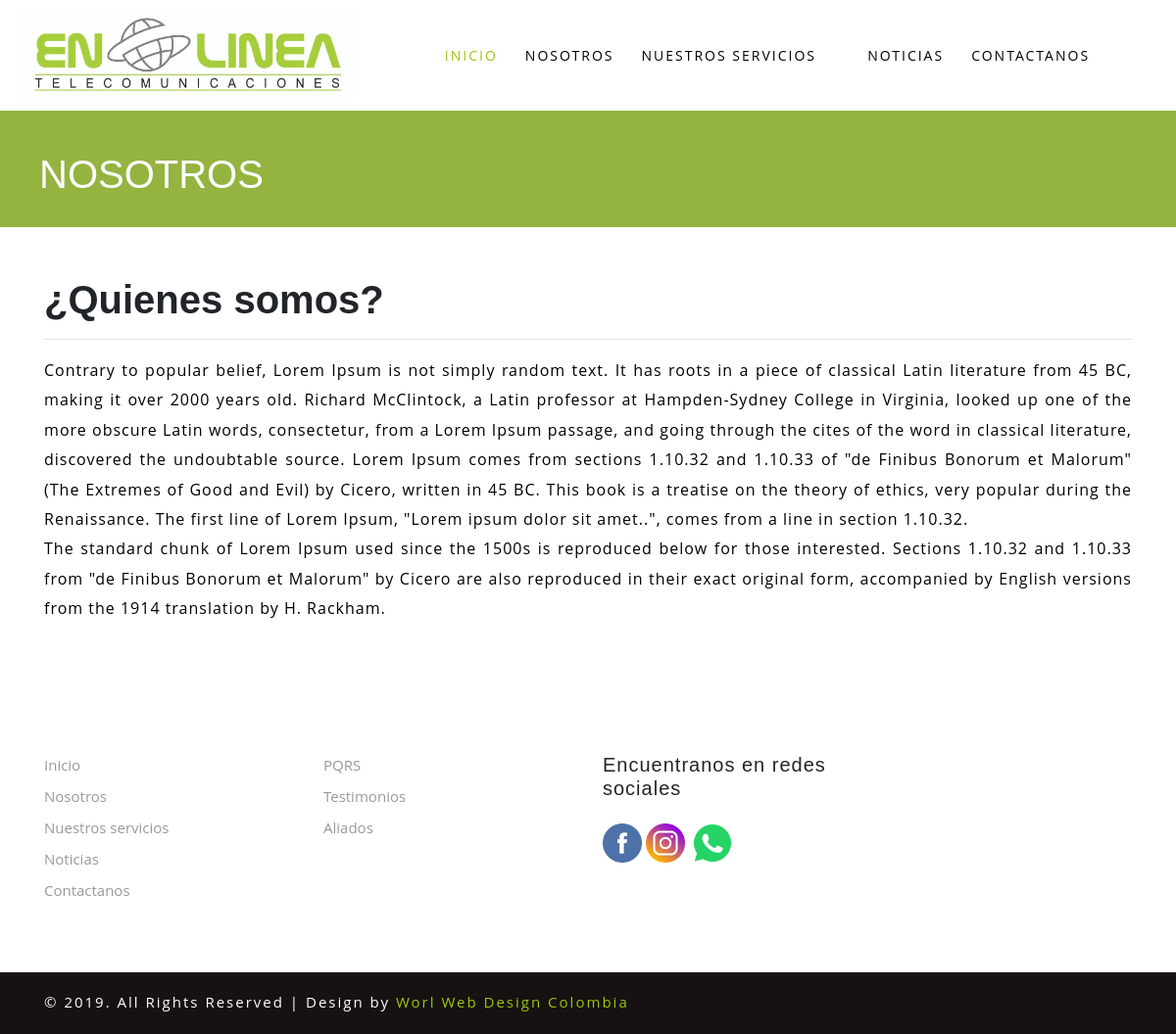
Page /index.php/nosotros/nosotros/nosotros on the committed database.
### tables this page shows
CREATE TABLE `pag_header` (
  `id` int(11) NOT NULL,
  `imagen` longtext NOT NULL,
  `estado` varchar(8) NOT NULL
);

CREATE TABLE `pag_nosotros` (
  `id` int(11) NOT NULL,
  `title_page` longtext NOT NULL,
  `description_page` longtext NOT NULL
);

### lib/php/helper.php (called while the page is built, shortened)
<?php
function crearUrl($modulo, $controlador, $accion, $parametros = false) {
    if (isset($parametros) && is_array($parametros)) {
        $parametrosPlus = implode("/", $parametros);
        $url = $_SERVER['SCRIPT_NAME'] . "/$modulo/$controlador/$accion/$parametrosPlus";
    } else {
        $url = $_SERVER['SCRIPT_NAME'] . "/$modulo/$controlador/$accion";
    }
    return $url;
}
function addLib($enlace) {
    $url = str_replace('index.php', '', $_SERVER['SCRIPT_NAME']);
    return $url . "$enlace";
}
function addLibHeader($enlace) {
    $urlComplete = str_replace('web', 'cms', $_SERVER['SCRIPT_NAME']);
    $headerUrl = str_replace('index.php', '', $urlComplete);
    return $headerUrl . "$enlace";
}
function headerLogo() {
    $objinicio = new sesionModel();
    $result = "SELECT * FROM pag_header";
    $header = $objinicio->select($result);
    return $header;
}

### lib/config/conexion.php (called while the page is built, shortened)
<?php
class Conexion {
    private $host="localhost";
    private $user="root";
    private $password="";
    private $database="sharecom_enlinea_telecomunicacion";
    private $conn;
    public function conectar() {
        $this->conn = mysqli_connect($this->host, $this->user, $this->password, $this->database);
    }
    function getConn(){
        return $this->conn;
    }
}

### model/masterModel.php (called while the page is built, shortened)
<?php
include_once('../lib/config/conexion.php');
class MasterModel extends Conexion{
    function select($sql){
        $respuesta = mysqli_query($this->getConn(), $sql);
        $return = array();
        if ($respuesta) {
            while ($row = @mysqli_fetch_array($respuesta)) {
                if(isset($row['estado']) ){
                    if($row['estado']=='activo'){
                        $return[]=$row;
                    }
                }else{
                    $return[]=$row;
                }
            }
        }
        return $return;
    }
    function find($sql){
        $respuesta = mysqli_query($this->getConn(), $sql);
        $return = false;
        if ($respuesta) {
            $return = array();
            while ($row = @mysqli_fetch_array($respuesta)) {
                if(isset($row['estado']) ){
                    if($row['estado']=='activo'){
                        $return=$row;
                    }
                }else{
                    $return=$row;
                }
            }
        }
        return $return;
    }
}

### controller/Nosotros/nosotrosController.php (called while the page is built, shortened)
<?php
class nosotrosController {
    function nosotros() {
    	$objNosotros = new nosotrosModel();
		$sql = "SELECT * FROM pag_nosotros";
		$queryNosotros = $objNosotros->find($sql);
        include_once("../view/Nosotros/nosotros.html.php");
    }
}

### view/Nosotros/nosotros.html.php (the view)
<div class="headerNosotros col-12 col-sm-12 col-md-12 col-lg-12 col-xl-12">
	<div class="fondoOscuro col-12 col-sm-12 col-md-12 col-lg-12 col-xl-12">
		<h1>NOSOTROS</h1>
	</div>
</div>
<div class="cuerpoNosotros col-12 col-sm-12 col-md-12 col-lg-12 col-xl-12">
	<div class="container">
			<?php echo $queryNosotros['title_page']; ?>
	</div>
</div>

### web/template/header.html.php (shortened to what this page needs)
<!DOCTYPE html>
<html lang="zxx">
<head>
  <link rel="stylesheet" href="<?php echo addLib('template/css/bootstrap.css'); ?>">
  <link href="<?php echo addLib('template/css/JiSlider.css'); ?>" rel="stylesheet">
  <link href="<?php echo addLib('template/css/stylePersonalizado.css'); ?>" rel="stylesheet">
  <link rel="stylesheet" href="<?php echo addLib('template/css/style.css'); ?>" type="text/css" media="all" />
  <link rel="stylesheet" href="<?php echo addLib('template/css/fontawesome-all.css'); ?>">
</head>
<body>
  <header>
    <nav class="navbar navbar-expand-lg navbar-light bg-light fixed-top">
      <a class="navbar-brand" href="<?php echo addLib(''); ?>">
        <img src="<?php foreach (headerLogo() as $logo){ echo addLibHeader("web/media/img/Header/".$logo['imagen']); } ?>" class="logoEnlinea" alt="" >
      </a>
      <div class="collapse navbar-collapse navbar-toggle " id="navbarNavAltMarkup">
        <ul class="navbar-nav mx-xl-auto">
          <li>
            <a class="nav-link text-uppercase active" href="<?php echo addLib(''); ?>">Inicio</a>
          </li>
          <li>
            <a class="nav-link text-uppercase" href="<?php echo crearUrl('nosotros','nosotros','nosotros'); ?>">Nosotros</a>
          </li>
          <li class="nav-item dropdown">
            <a class="nav-link text-uppercase dropdown-toggle" data-toggle="dropdown" href="#" role="button" aria-haspopup="true"
                aria-expanded="false">Nuestros servicios
              <i class="fas fa-caret-down"></i>
            </a>
          </li>
          <li>
            <a class="nav-link text-uppercase" href="<?php echo crearUrl('noticias','noticias','noticias'); ?>">Noticias</a>
          </li>
          <li>
            <a class="nav-link text-uppercase" href="<?php echo crearUrl('contacto','contacto','contacto'); ?>">Contactanos</a>
          </li>
        </ul>
      </div>
    </nav>
  </header>

### web/template/css/stylePersonalizado.css (style rules this page uses)
.navbar-brand > img { width: 350px; }

### web/template/css/style.css (style rules this page uses)
body { padding: 0; margin: 0; background: #FFF; font-family: 'Open Sans', sans-serif; overflow-x: hidden; }
body a { transition: 0.5s all; -webkit-transition: 0.5s all; -moz-transition: 0.5s all; -o-transition: 0.5s all; -ms-transition: 0.5s all; text-decoration: none; }
h1, h2, h3, h4, h5, h6 { margin: 0; padding: 0; font-family: 'Amaranth', sans-serif; }
p { margin: 0; padding: 0; font-family: 'Open Sans', sans-serif; font-size: 16px; letter-spacing: 1px; line-height: 1.9; color: #999; }
ul, ol { margin: 0; padding: 0; }
.navbar { background: white !important; }
.navbar-light .navbar-brand { color: black; font-family: 'Archivo Black', sans-serif; font-size: 30px; }
.navbar-light .navbar-nav .nav-link { color: black; font-size: 14px; letter-spacing: 2px; text-transform: capitalize; padding: 0; margin: 0 1em; }
.navbar-light .navbar-nav .show>.nav-link, .navbar-light .navbar-nav .active>.nav-link, .navbar-light .navbar-nav .nav-link.show, .navbar-light .navbar-nav .nav-link.active, .navbar-light .navbar-nav .nav-link:hover, .navbar-light .navbar-nav .nav-link:focus { color: #98c70f; }
.dropdown-toggle::after { width: 0; height: 0; margin-left: 0; content: ""; border-top: 0.3em solid; border-right: 0.3em solid transparent; border: 0px; }
.headerNosotros { margin-top: 7em; height: 120px; background-color: #b9e04f; background-size: cover; }
.fondoOscuro { background-color: rgba(0,0,0,0.2); height: 100%; }
.fondoOscuro > h1 { z-index: 10; position: absolute; color: white; bottom: 30px; left: 40px; }
.cuerpoNosotros { margin-top: 50px; }

### rows in the picture
pag_header: imagen (picture)
pag_nosotros: title_page "¿Quienes somos? Contrary to popular belief, Lorem Ipsum is not simply random text. It has roots in a piece of classical Latin literature from 45 BC, making it over 2000 years old. Richard McClintock, a Latin professor at Hampden-Sydney College in Virginia, looked up one of the more obscure Latin words, consectetur, from a Lorem Ipsum passage, and going through the cites of the word in classical literature, discovered the undoubtable source. Lorem Ipsum comes from sections 1.10.32 and 1.10.33 of \"de Finibus Bonorum et Malorum\" (The Extremes of Good and Evil) by Cicero, written in 45 BC. This book is a treatise on the theory of ethics, very popular during the Renaissance. The first line of…"
